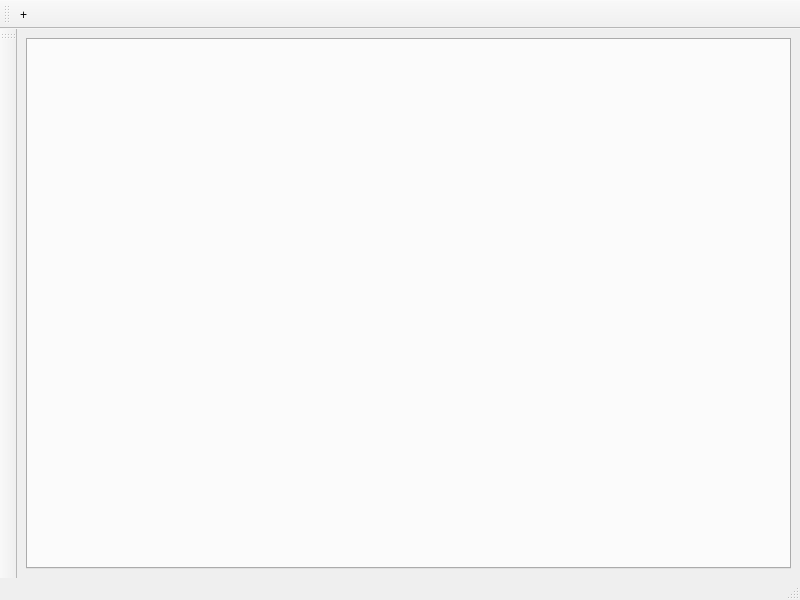
<?xml version="1.0" encoding="UTF-8"?>
<ui version="4.0">
 <class>MainWindow</class>
 <widget class="QMainWindow" name="MainWindow">
  <property name="geometry">
   <rect>
    <x>0</x>
    <y>0</y>
    <width>800</width>
    <height>600</height>
   </rect>
  </property>
  <property name="sizePolicy">
   <sizepolicy hsizetype="Preferred" vsizetype="Preferred">
    <horstretch>0</horstretch>
    <verstretch>0</verstretch>
   </sizepolicy>
  </property>
  <property name="windowTitle">
   <string>MainWindow</string>
  </property>
  <widget class="QWidget" name="centralwidget">
   <layout class="QFormLayout" name="formLayout">
    <item row="0" column="0" colspan="2">
     <widget class="TabWidget" name="tabWidget">
      <property name="sizePolicy">
       <sizepolicy hsizetype="Expanding" vsizetype="Expanding">
        <horstretch>0</horstretch>
        <verstretch>0</verstretch>
       </sizepolicy>
      </property>
      <property name="minimumSize">
       <size>
        <width>500</width>
        <height>300</height>
       </size>
      </property>
      <property name="currentIndex">
       <number>-1</number>
      </property>
     </widget>
    </item>
   </layout>
  </widget>
  <widget class="QMenuBar" name="menubar">
   <property name="geometry">
    <rect>
     <x>0</x>
     <y>0</y>
     <width>800</width>
     <height>22</height>
    </rect>
   </property>
  </widget>
  <widget class="QStatusBar" name="statusbar"/>
  <widget class="QToolBar" name="toolBar">
   <property name="minimumSize">
    <size>
     <width>0</width>
     <height>0</height>
    </size>
   </property>
   <property name="baseSize">
    <size>
     <width>64</width>
     <height>0</height>
    </size>
   </property>
   <property name="windowTitle">
    <string>toolBar</string>
   </property>
   <property name="iconSize">
    <size>
     <width>18</width>
     <height>32</height>
    </size>
   </property>
   <attribute name="toolBarArea">
    <enum>TopToolBarArea</enum>
   </attribute>
   <attribute name="toolBarBreak">
    <bool>false</bool>
   </attribute>
   <addaction name="action"/>
  </widget>
  <widget class="QToolBar" name="toolBar_2">
   <property name="windowTitle">
    <string>toolBar_2</string>
   </property>
   <attribute name="toolBarArea">
    <enum>LeftToolBarArea</enum>
   </attribute>
   <attribute name="toolBarBreak">
    <bool>false</bool>
   </attribute>
  </widget>
  <action name="action">
   <property name="text">
    <string>+</string>
   </property>
  </action>
 </widget>
 <customwidgets>
  <customwidget>
   <class>TabWidget</class>
   <extends>QTabWidget</extends>
   <header>tabwidget.h</header>
   <container>1</container>
  </customwidget>
 </customwidgets>
 <resources/>
 <connections/>
</ui>
